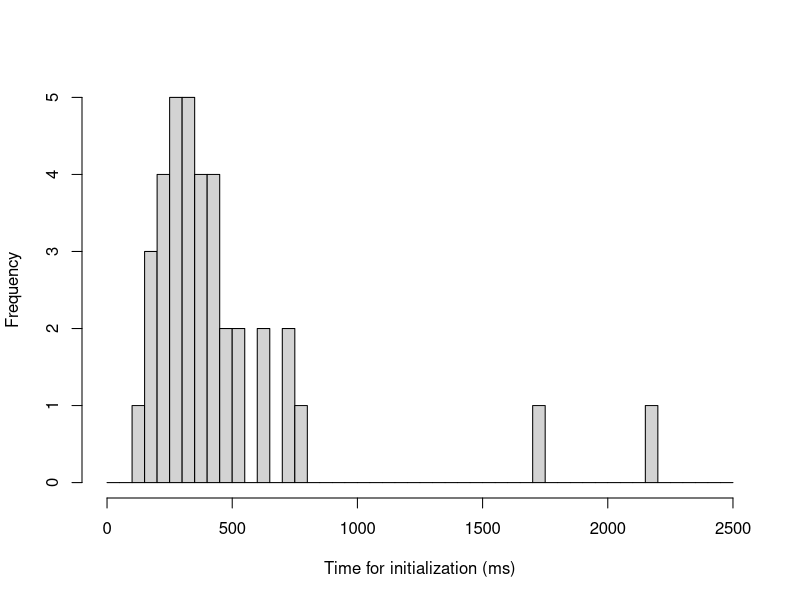
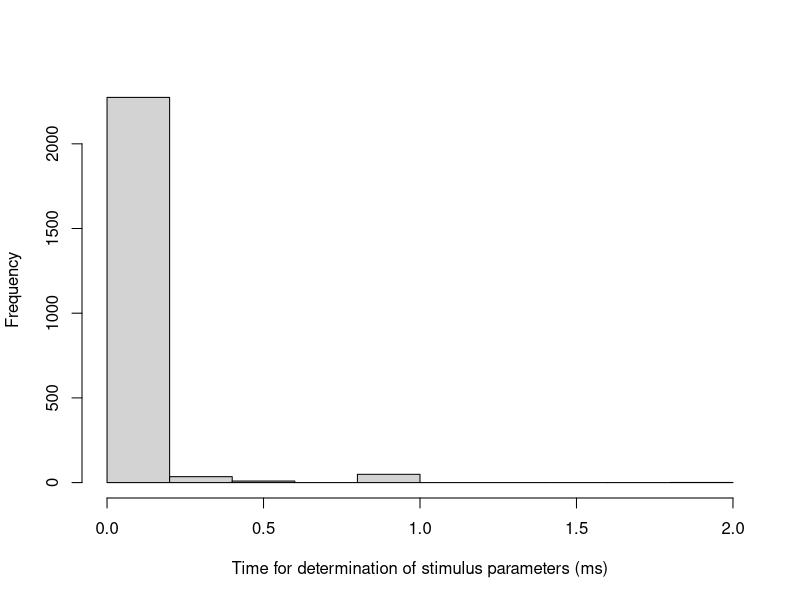
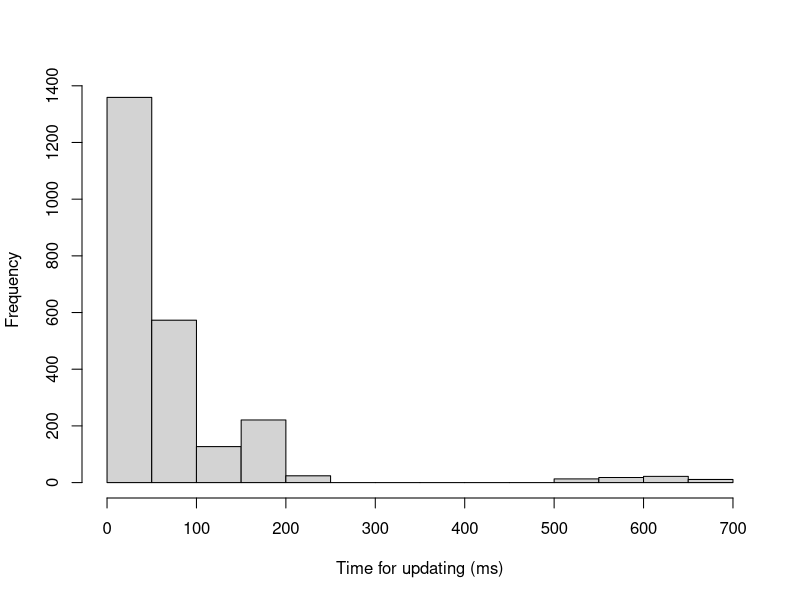

Source code (R) for these figures, in order:
dat_jsqp <- read.table('jsQuestPlus_20220111.csv', sep=",", header=T) 
all_data_in_this_condition <- sub_dat <- subset(dat_jsqp, samples == 911250) 
sub_dat <- subset(all_data_in_this_condition, Trial == 1) # Retrieve unique initialization time.
hist(sub_dat$init_time, seq(0, 2500, 50), main = "" , xlab = "Time for initialization (ms)")
mean(sub_dat$init_time)

hist(all_data_in_this_condition$getStimParams_time, main = "" , xlab = "Time for determination of stimulus parameters (ms)")
mean(all_data_in_this_condition$getStimParams_time)

hist(all_data_in_this_condition$update_time, main = "" , xlab = "Time for updating (ms)")
mean(all_data_in_this_condition$update_time)
